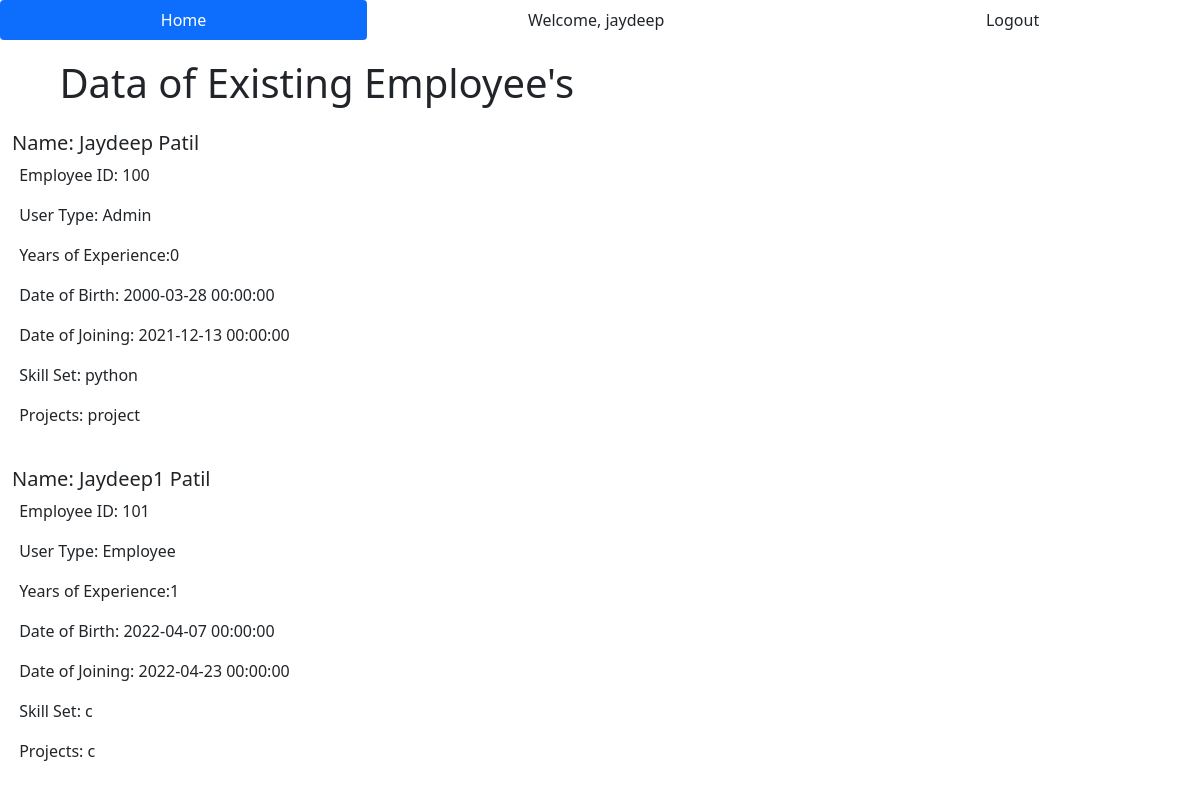
/show_all (signed in), run on an earlier commit of the app's database.
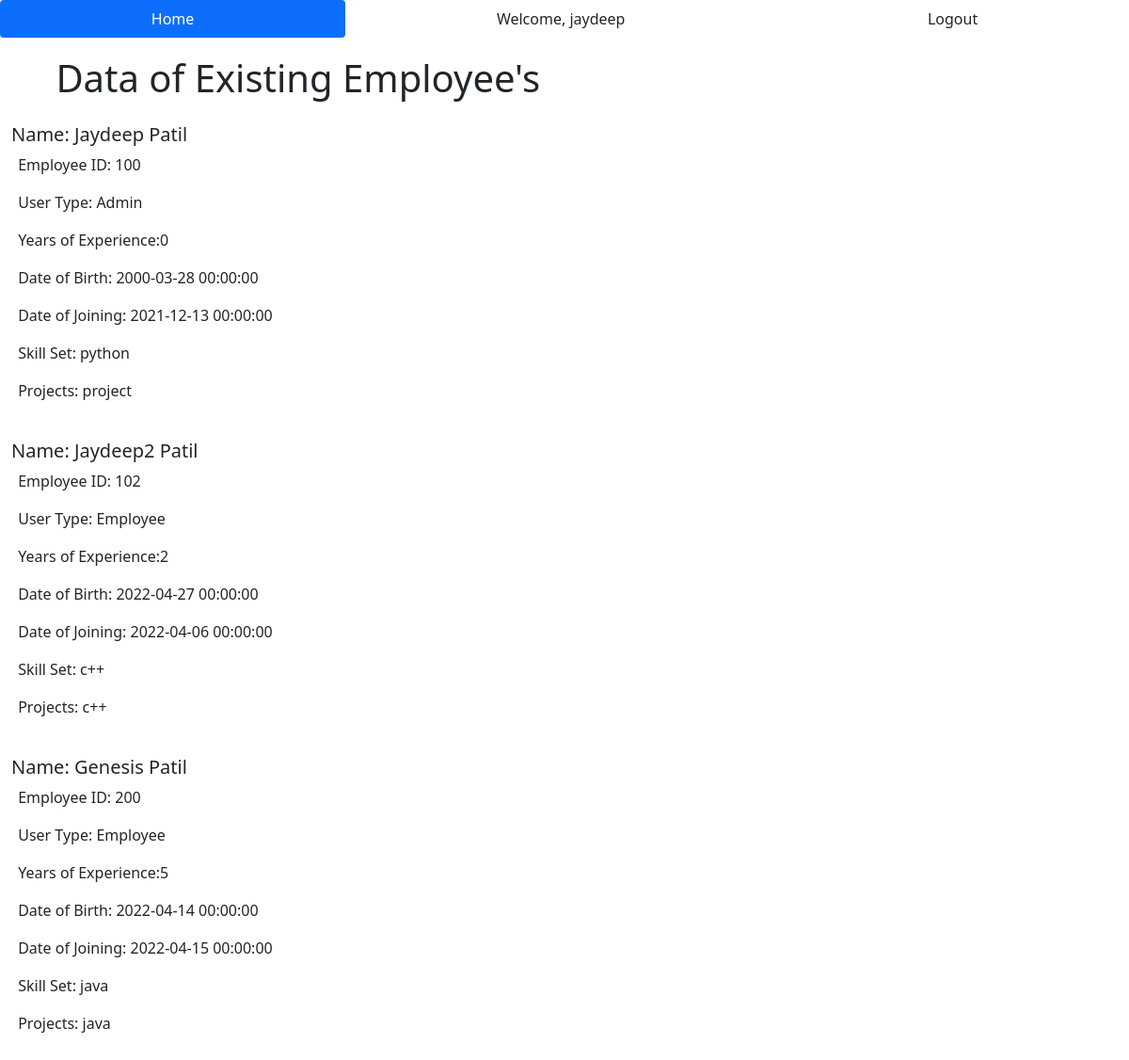
And on a later commit of the database.
### EDMA/models.py (models this page shows, shortened)
class User(db.Model, UserMixin):
    id = db.Column(db.Integer, primary_key=True)
    username = db.Column(db.String(30), nullable=False, unique=True)
    email = db.Column(db.String(50), nullable=False, unique=True)
    password_hash = db.Column(db.String(60), nullable=False)
    emp_id = db.Column(db.Integer, db.ForeignKey('employee.emp_id'))
    @property
    def password(self):
        return self.password

class Employee(db.Model):
    emp_id = db.Column(db.Integer, primary_key=True)
    name = db.Column(db.String(25), nullable=False)
    user_type = db.Column(db.String(15), nullable=False, default='Guest Employee')
    dob = db.Column(db.DateTime, nullable=False)
    doj = db.Column(db.DateTime, nullable=False)
    years = db.Column(db.Integer, nullable=False)
    skill_set = db.Column(db.String(125), nullable=False)
    projects = db.Column(db.String(125), nullable=False)
    user = db.relationship("User", backref='details', lazy='select', uselist=False)

### EDMA/routes.py (the view)
@app.route('/show_all')
@login_required
def show_all():
    allEmp = Employee.query.order_by(Employee.emp_id)
    return render_template('read.html', AllEmp=allEmp)

### EDMA/models.py (called while the page is built)
@login_manager.user_loader
def load_user(user_id):
    return User.query.get(int(user_id))

### EDMA/templates/read.html (shortened to what this page needs)
{% extends 'base.html' %}
{% block body %}
    <div class="container-fluid ps-5 pt-2">
        <h1 class="pb-3">Data of Existing Employee's</h1>
    </div>
    {% for x in AllEmp %}
        <h5>Name: {{ x.name }}</h5>
        <p>Employee ID: {{ x.emp_id }}</p>
        <p>User Type: {{ x.user_type }}</p>
        <p>Years of Experience:{{ x.years }}</p>
        <p>Date of Birth: {{ x.dob }}</p>
        <p>Date of Joining: {{ x.doj }}</p>
        <p>Skill Set: {{ x.skill_set }}</p>
        <p>Projects: {{ x.projects }}</p>
        <br>
    {% endfor %}
{% endblock %}

### EDMA/templates/base.html (shortened to what this page needs)
<!doctype html>
<html lang="en">
  <head>
    <link rel="stylesheet" type="text/css" href="{{ url_for('static', filename='main.css') }}">
    <link href="https://cdn.jsdelivr.net/npm/bootstrap@5.0.2/dist/css/bootstrap.min.css" rel="stylesheet">
  </head>
  <body>
    <div>
      <ul class="nav nav-pills nav-fill">
        <li class="nav-item">
          <a class="nav-link active link-dark" aria-current="page" href="{{ url_for('index') }}">Home</a>
        </li>
        {% if current_user.is_authenticated %}
          <li class="nav-item">
            <a class="nav-link link-dark">Welcome, {{ current_user.username }}</a>
          </li>
          <li class="nav-item">
            <a class="nav-link link-dark" href="{{ url_for('logout_page') }}">Logout</a>
          </li>
        {% endif %}
      </ul>
    </div>
    {% block body %} {% endblock %}
  </body>
</html>

### EDMA/static/main.css (style rules this page uses)
h1 { padding: 1%; }
h5 { padding-left: 1%; margin-bottom: 1rem; }
p { padding-left: 19.2px; }

What changed in the data, as far as the page shows it:
removed Employee: name "Jaydeep1 Patil", emp_id "101", user_type "Employee", years "1", dob "2022-04-07 00:00:00", doj "2022-04-23 00:00:00", skill_set "c", projects "c"
added Employee: name "Jaydeep2 Patil", emp_id "102", user_type "Employee", years "2", dob "2022-04-27 00:00:00", doj "2022-04-06 00:00:00", skill_set "c++", projects "c++"
added Employee: name "Genesis Patil", emp_id "200", user_type "Employee", years "5", dob "2022-04-14 00:00:00", doj "2022-04-15 00:00:00", skill_set "java", projects "java"
